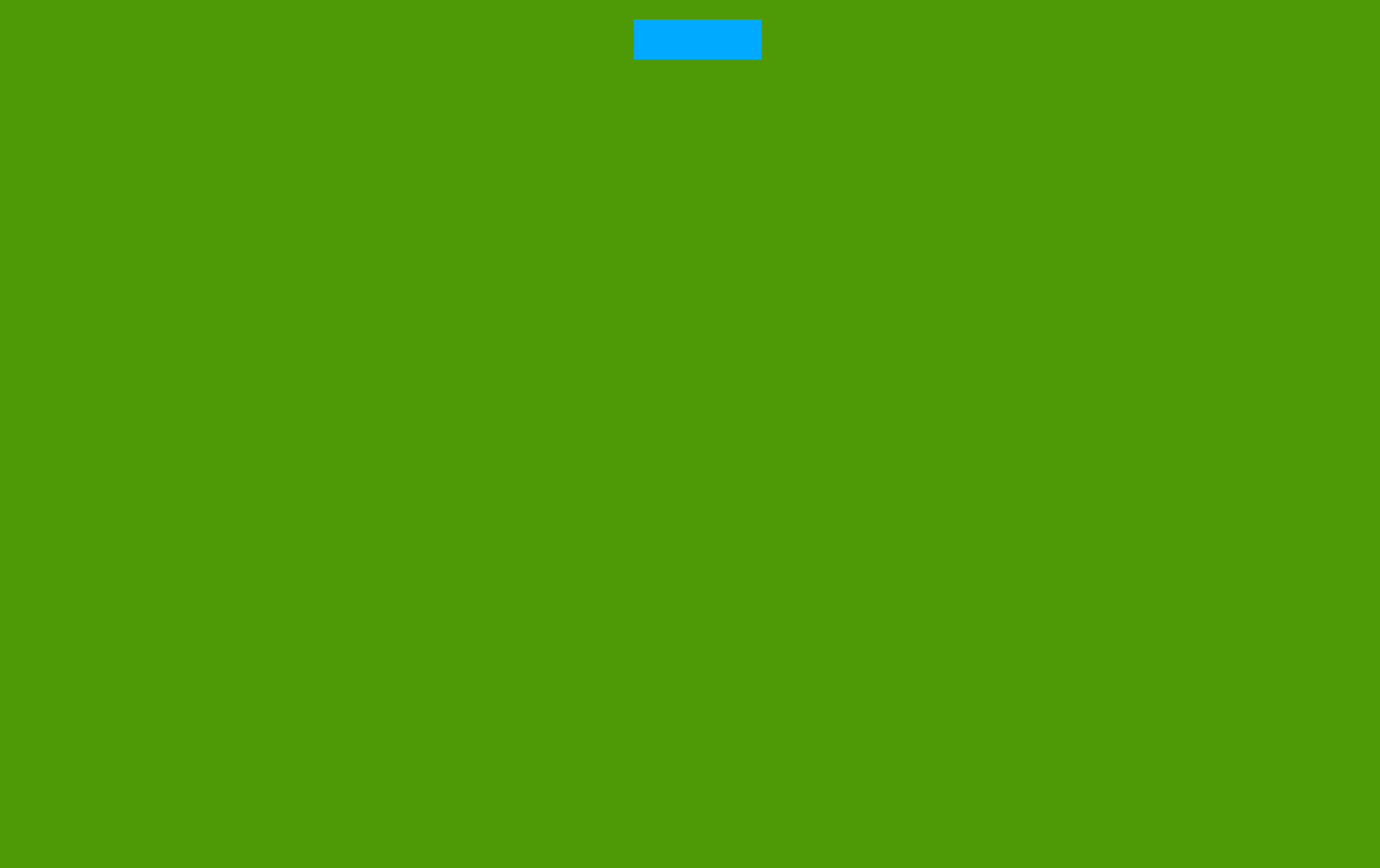
    <widget class="QWidget" name="page_4_gameplay">
     <property name="styleSheet">
      <string notr="true">
background-color: rgb(78, 154, 6);</string>
     </property>
     <widget class="QWidget" name="time_window" native="true">
      <property name="geometry">
       <rect>
        <x>650</x>
        <y>20</y>
        <width>131</width>
        <height>41</height>
       </rect>
      </property>
      <property name="palette">
       <palette>
        <active>
         <colorrole role="Button">
          <brush brushstyle="SolidPattern">
           <color alpha="255">
            <red>0</red>
            <green>170</green>
            <blue>255</blue>
           </color>
          </brush>
         </colorrole>
         <colorrole role="Base">
          <brush brushstyle="SolidPattern">
           <color alpha="255">
            <red>0</red>
            <green>170</green>
            <blue>255</blue>
           </color>
          </brush>
         </colorrole>
         <colorrole role="Window">
          <brush brushstyle="SolidPattern">
           <color alpha="255">
            <red>0</red>
            <green>170</green>
            <blue>255</blue>
           </color>
          </brush>
         </colorrole>
        </active>
        <inactive>
         <colorrole role="Button">
          <brush brushstyle="SolidPattern">
           <color alpha="255">
            <red>0</red>
            <green>170</green>
            <blue>255</blue>
           </color>
          </brush>
         </colorrole>
         <colorrole role="Base">
          <brush brushstyle="SolidPattern">
           <color alpha="255">
            <red>0</red>
            <green>170</green>
            <blue>255</blue>
           </color>
          </brush>
         </colorrole>
         <colorrole role="Window">
          <brush brushstyle="SolidPattern">
           <color alpha="255">
            <red>0</red>
            <green>170</green>
            <blue>255</blue>
           </color>
          </brush>
         </colorrole>
        </inactive>
        <disabled>
         <colorrole role="Button">
          <brush brushstyle="SolidPattern">
           <color alpha="255">
            <red>0</red>
            <green>170</green>
            <blue>255</blue>
           </color>
          </brush>
         </colorrole>
         <colorrole role="Base">
          <brush brushstyle="SolidPattern">
           <color alpha="255">
            <red>0</red>
            <green>170</green>
            <blue>255</blue>
           </color>
          </brush>
         </colorrole>
         <colorrole role="Window">
          <brush brushstyle="SolidPattern">
           <color alpha="255">
            <red>0</red>
            <green>170</green>
            <blue>255</blue>
           </color>
          </brush>
         </colorrole>
        </disabled>
       </palette>
      </property>
      <property name="autoFillBackground">
       <bool>false</bool>
      </property>
      <property name="styleSheet">
       <string notr="true">background-color: rgb(0, 170, 255 );</string>
      </property>
     </widget>
     <widget class="QGraphicsView" name="graphicsView">
      <property name="geometry">
       <rect>
        <x>15</x>
        <y>71</y>
        <width>1391</width>
        <height>731</height>
       </rect>
      </property>
      <property name="styleSheet">
       <string notr="true">background-color: rgba(191, 64, 64, 0);</string>
      </property>
     </widget>
     <widget class="QLabel" name="score">
      <property name="geometry">
       <rect>
        <x>20</x>
        <y>0</y>
        <width>64</width>
        <height>64</height>
       </rect>
      </property>
      <property name="autoFillBackground">
       <bool>false</bool>
      </property>
      <property name="styleSheet">
       <string notr="true">background-color: rgba(191, 64, 64, 0);</string>
      </property>
      <property name="text">
       <string/>
      </property>
      <property name="alignment">
       <set>Qt::AlignCenter</set>
      </property>
     </widget>
     <widget class="QLabel" name="score_2">
      <property name="geometry">
       <rect>
        <x>1330</x>
        <y>0</y>
        <width>64</width>
        <height>64</height>
       </rect>
      </property>
      <property name="autoFillBackground">
       <bool>false</bool>
      </property>
      <property name="styleSheet">
       <string notr="true">background-color: rgba(191, 64, 64, 0);</string>
      </property>
      <property name="text">
       <string/>
      </property>
      <property name="alignment">
       <set>Qt::AlignCenter</set>
      </property>
     </widget>
     <widget class="QLabel" name="score_4">
      <property name="geometry">
       <rect>
        <x>1340</x>
        <y>810</y>
        <width>64</width>
        <height>64</height>
       </rect>
      </property>
      <property name="autoFillBackground">
       <bool>false</bool>
      </property>
      <property name="styleSheet">
       <string notr="true">background-color: rgba(191, 64, 64, 0);</string>
      </property>
      <property name="text">
       <string/>
      </property>
      <property name="alignment">
       <set>Qt::AlignCenter</set>
      </property>
     </widget>
     <widget class="QLabel" name="score_3">
      <property name="geometry">
       <rect>
        <x>10</x>
        <y>810</y>
        <width>64</width>
        <height>64</height>
       </rect>
      </property>
      <property name="autoFillBackground">
       <bool>false</bool>
      </property>
      <property name="styleSheet">
       <string notr="true">
background-color: rgba(191, 64, 64, 0);</string>
      </property>
      <property name="text">
       <string/>
      </property>
      <property name="alignment">
       <set>Qt::AlignCenter</set>
      </property>
     </widget>
     <widget class="QLabel" name="sceneLabel">
      <property name="geometry">
       <rect>
        <x>15</x>
        <y>71</y>
        <width>1391</width>
        <height>731</height>
       </rect>
      </property>
      <property name="text">
       <string/>
      </property>
      <property name="pixmap">
       <pixmap resource="images.qrc">:/images/map2.png</pixmap>
      </property>
      <property name="scaledContents">
       <bool>true</bool>
      </property>
     </widget>
     <widget class="QLabel" name="bucket_1">
      <property name="geometry">
       <rect>
        <x>20</x>
        <y>0</y>
        <width>64</width>
        <height>64</height>
       </rect>
      </property>
      <property name="text">
       <string/>
      </property>
      <property name="pixmap">
       <pixmap resource="images.qrc">:/images/Bucket1.png</pixmap>
      </property>
     </widget>
     <widget class="QLabel" name="bucket_2">
      <property name="geometry">
       <rect>
        <x>1330</x>
        <y>0</y>
        <width>64</width>
        <height>64</height>
       </rect>
      </property>
      <property name="autoFillBackground">
       <bool>false</bool>
      </property>
      <property name="styleSheet">
       <string notr="true">background-color: rgba(191, 64, 64, 0);</string>
      </property>
      <property name="text">
       <string/>
      </property>
      <property name="pixmap">
       <pixmap resource="images.qrc">:/images/Bucket2.png</pixmap>
      </property>
      <property name="alignment">
       <set>Qt::AlignCenter</set>
      </property>
     </widget>
     <widget class="QLabel" name="bucket_3">
      <property name="geometry">
       <rect>
        <x>10</x>
        <y>810</y>
        <width>64</width>
        <height>64</height>
       </rect>
      </property>
      <property name="autoFillBackground">
       <bool>false</bool>
      </property>
      <property name="styleSheet">
       <string notr="true">background-color: rgba(191, 64, 64, 0);</string>
      </property>
      <property name="text">
       <string/>
      </property>
      <property name="pixmap">
       <pixmap resource="images.qrc">:/images/Bucket3.png</pixmap>
      </property>
      <property name="alignment">
       <set>Qt::AlignCenter</set>
      </property>
     </widget>
     <widget class="QLabel" name="bucket_4">
      <property name="geometry">
       <rect>
        <x>1340</x>
        <y>810</y>
        <width>64</width>
        <height>64</height>
       </rect>
      </property>
      <property name="autoFillBackground">
       <bool>false</bool>
      </property>
      <property name="styleSheet">
       <string notr="true">background-color: rgba(191, 64, 64, 0);</string>
      </property>
      <property name="text">
       <string/>
      </property>
      <property name="pixmap">
       <pixmap resource="images.qrc">:/images/Bucket4.png</pixmap>
      </property>
      <property name="alignment">
       <set>Qt::AlignCenter</set>
      </property>
     </widget>
     <widget class="QLabel" name="label_2">
      <property name="geometry">
       <rect>
        <x>380</x>
        <y>840</y>
        <width>21</width>
        <height>31</height>
       </rect>
      </property>
      <property name="text">
       <string/>
      </property>
      <property name="pixmap">
       <pixmap resource="images.qrc">:/images/stone.png</pixmap>
      </property>
      <property name="scaledContents">
       <bool>true</bool>
      </property>
     </widget>
     <widget class="QLabel" name="label_4">
      <property name="geometry">
       <rect>
        <x>400</x>
        <y>810</y>
        <width>61</width>
        <height>41</height>
       </rect>
      </property>
      <property name="text">
       <string/>
      </property>
      <property name="pixmap">
       <pixmap resource="images.qrc">:/images/stone.png</pixmap>
      </property>
      <property name="scaledContents">
       <bool>true</bool>
      </property>
     </widget>
     <widget class="QLabel" name="label_5">
      <property name="geometry">
       <rect>
        <x>440</x>
        <y>850</y>
        <width>21</width>
        <height>21</height>
       </rect>
      </property>
      <property name="text">
       <string/>
      </property>
      <property name="pixmap">
       <pixmap resource="images.qrc">:/images/stone.png</pixmap>
      </property>
      <property name="scaledContents">
       <bool>true</bool>
      </property>
     </widget>
     <widget class="QLabel" name="label_23">
      <property name="geometry">
       <rect>
        <x>450</x>
        <y>830</y>
        <width>71</width>
        <height>31</height>
       </rect>
      </property>
      <property name="text">
       <string/>
      </property>
      <property name="pixmap">
       <pixmap resource="images.qrc">:/images/stone.png</pixmap>
      </property>
      <property name="scaledContents">
       <bool>true</bool>
      </property>
     </widget>
     <widget class="QLabel" name="label_24">
      <property name="geometry">
       <rect>
        <x>1150</x>
        <y>830</y>
        <width>51</width>
        <height>41</height>
       </rect>
      </property>
      <property name="text">
       <string/>
      </property>
      <property name="pixmap">
       <pixmap resource="images.qrc">:/images/stone.png</pixmap>
      </property>
      <property name="scaledContents">
       <bool>true</bool>
      </property>
     </widget>
     <widget class="QLabel" name="label_25">
      <property name="geometry">
       <rect>
        <x>1130</x>
        <y>850</y>
        <width>21</width>
        <height>31</height>
       </rect>
      </property>
      <property name="text">
       <string/>
      </property>
      <property name="pixmap">
       <pixmap resource="images.qrc">:/images/stone.png</pixmap>
      </property>
      <property name="scaledContents">
       <bool>true</bool>
      </property>
     </widget>
     <widget class="QLabel" name="label_26">
      <property name="geometry">
       <rect>
        <x>1140</x>
        <y>10</y>
        <width>81</width>
        <height>51</height>
       </rect>
      </property>
      <property name="text">
       <string/>
      </property>
      <property name="pixmap">
       <pixmap resource="images.qrc">:/images/stone.png</pixmap>
      </property>
      <property name="scaledContents">
       <bool>true</bool>
      </property>
     </widget>
     <widget class="QLabel" name="label_27">
      <property name="geometry">
       <rect>
        <x>1220</x>
        <y>40</y>
        <width>21</width>
        <height>31</height>
       </rect>
      </property>
      <property name="text">
       <string/>
      </property>
      <property name="pixmap">
       <pixmap resource="images.qrc">:/images/stone.png</pixmap>
      </property>
      <property name="scaledContents">
       <bool>true</bool>
      </property>
     </widget>
     <widget class="QLabel" name="label_28">
      <property name="geometry">
       <rect>
        <x>1100</x>
        <y>20</y>
        <width>41</width>
        <height>41</height>
       </rect>
      </property>
      <property name="text">
       <string/>
      </property>
      <property name="pixmap">
       <pixmap resource="images.qrc">:/images/stone.png</pixmap>
      </property>
      <property name="scaledContents">
       <bool>true</bool>
      </property>
     </widget>
     <widget class="QLabel" name="label_29">
      <property name="geometry">
       <rect>
        <x>880</x>
        <y>20</y>
        <width>101</width>
        <height>31</height>
       </rect>
      </property>
      <property name="text">
       <string/>
      </property>
      <property name="pixmap">
       <pixmap resource="images.qrc">:/images/stone.png</pixmap>
      </property>
      <property name="scaledContents">
       <bool>true</bool>
      </property>
     </widget>
     <widget class="QLabel" name="label_30">
      <property name="geometry">
       <rect>
        <x>970</x>
        <y>50</y>
        <width>41</width>
        <height>21</height>
       </rect>
      </property>
      <property name="text">
       <string/>
      </property>
      <property name="pixmap">
       <pixmap resource="images.qrc">:/images/stone.png</pixmap>
      </property>
      <property name="scaledContents">
       <bool>true</bool>
      </property>
     </widget>
     <widget class="QLabel" name="label_31">
      <property name="geometry">
       <rect>
        <x>380</x>
        <y>10</y>
        <width>71</width>
        <height>51</height>
       </rect>
      </property>
      <property name="text">
       <string/>
      </property>
      <property name="pixmap">
       <pixmap resource="images.qrc">:/images/stone.png</pixmap>
      </property>
      <property name="scaledContents">
       <bool>true</bool>
      </property>
     </widget>
     <widget class="QLabel" name="label_32">
      <property name="geometry">
       <rect>
        <x>330</x>
        <y>40</y>
        <width>61</width>
        <height>21</height>
       </rect>
      </property>
      <property name="text">
       <string/>
      </property>
      <property name="pixmap">
       <pixmap resource="images.qrc">:/images/stone.png</pixmap>
      </property>
      <property name="scaledContents">
       <bool>true</bool>
      </property>
     </widget>
     <zorder>label_23</zorder>
     <zorder>bucket_1</zorder>
     <zorder>bucket_4</zorder>
     <zorder>bucket_3</zorder>
     <zorder>bucket_2</zorder>
     <zorder>sceneLabel</zorder>
     <zorder>time_window</zorder>
     <zorder>graphicsView</zorder>
     <zorder>score</zorder>
     <zorder>score_2</zorder>
     <zorder>score_4</zorder>
     <zorder>score_3</zorder>
     <zorder>label_2</zorder>
     <zorder>label_4</zorder>
     <zorder>label_5</zorder>
     <zorder>label_24</zorder>
     <zorder>label_25</zorder>
     <zorder>label_26</zorder>
     <zorder>label_27</zorder>
     <zorder>label_28</zorder>
     <zorder>label_29</zorder>
     <zorder>label_30</zorder>
     <zorder>label_31</zorder>
     <zorder>label_32</zorder>
    </widget>
